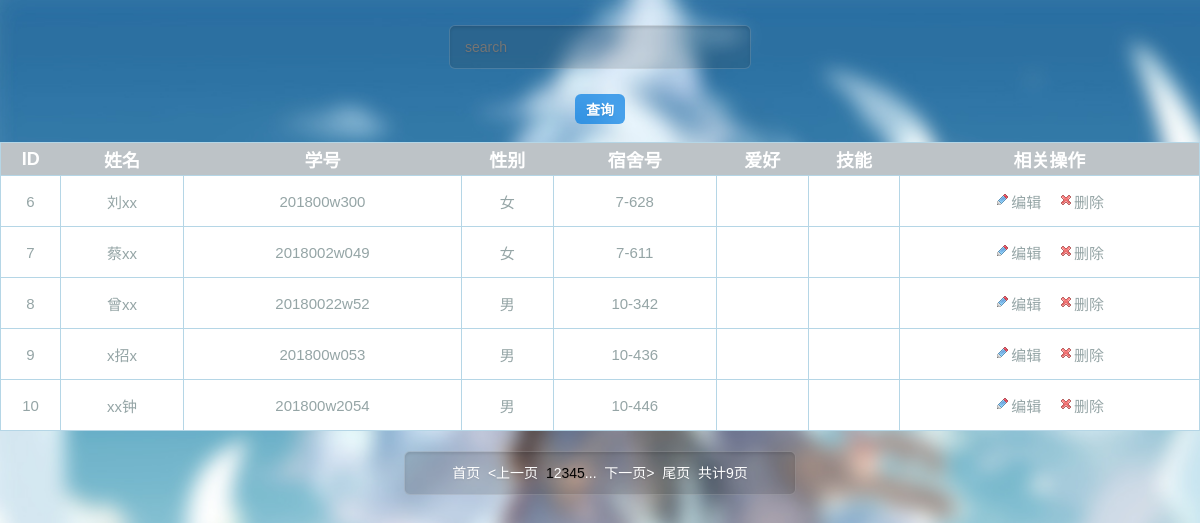
/index_contain/test.php?page=2, run on the app's committed database.
### tables this page shows
CREATE TABLE   students
(
     id 	int   primary key auto_increment,
     s_name 	varchar(300),
     s_num 	varchar(300),
     sex 	varchar(300),
     d_num 	varchar(255),
     s_hb       varchar(255),
     skill      text
)charset=utf8;

### function.php (called while the page is built, shortened)
<?php
function query($sql){
    if($result = mysql_query($sql)){
        return $result;
    }else{
        echo 'SQL执行失败<br>';
        echo '错误的SQL为：'.$sql;
        echo '错误代码为：'.mysql_errno();
        echo '错误信息为：'.mysql_error();
        die;
    }
}
function fetchAll($sql){
    if($res = query($sql)){
        $rows = array();
        while($row = mysql_fetch_array($res)){
            $rows[] = $row;
        }
        return($rows);
    }else{
        return false;
    }
}

### index_contain/index_html.php (the view, shortened to what this page needs)
<!doctype html>
<html>
 <head>
  <link type="text/css" rel="stylesheet" href="../CSS/index_html.css">
 </head>
 <body>
	<form action="../index_contain/test.php" method="post">
		<div class="box">
                    <div class="search">
                    <input type="text" placeholder="search" name="s_name">
                </div>
                    <button class="in_ser"type="submit" >查询</button>
                        <br>
                <br/>
                <div class="content">
		<table border="1">
			<tr>
                            <th width="5%"><a href="../index_contain/test.php?order=id&sort=<?php echo ($order = 'id') ? $sort : 'desc' ?> ">ID</a></th>
				<th>姓名</th>
                                <th><a href="../index_contain/test.php?order=s_num&sort=<?php echo ($order = 's_num') ? $sort : 'desc' ?> ">学号</a></th>
				<th>性别</th><th>宿舍号</th>
                                <th>爱好</th>
                                <th>技能</th>
				<th width="25%">相关操作</th>
			</tr>
			<?php if(!empty($students_info)){ ?>
			<?php foreach($students_info as $row){ ?>
			<tr>
				 <td><?php echo $row['id']; ?></td>
				 <td><?php echo $row['s_name']; ?></td>
				 <td><?php echo $row['s_num']; ?></td>
				 <td><?php echo $row['sex']; ?></td>
				 <td><?php echo $row['d_num']; ?></td>
                                 <td><?php echo $row['s_hb']; ?></td>
                                  <td><?php echo $row['skill']; ?></td>
				 <td>
					<div align="center">
						<span>
                                                    <img  src="../images/edt.gif" width="16" height="16" /><a class="up_a" href="<?php echo '../stu_update/update.php?id='.$row['id'] ?>">编辑</a>&nbsp; &nbsp;
							<a class="up_a" href="<?php echo './del.php?id='.$row['id'] ?>"><img  src="../images/del.gif" width="16" height="16" />删除</a>
						</span>
					</div>
				</td>
			</tr>
			<?php } ?>
			<?php }else{ ?>
			<tr><td colspan="7">查询的结果不存在！</td></tr>
			<?php } ?>
		</table>
                     </div>
                <div class="page_div">
                    <div class="page"><?php echo $page_banner; ?></div>
                </div>
        </div>
        </form>
 </body>
</html>

### CSS/index_html.css (style rules this page uses)
body { background-image: url("../images/201_1.jpg");margin:0;padding:0;background-attachment: fixed;background-size: cover; text-align: center;background-repeat: no-repeat; }
.box { width: 100%;text-align: center; }
.box table { margin: 0 auto;width:1200px;padding: 20px;border-collapse:collapse;font-size:12px;border:1px solid #B5D6E6;min-width:460px; }
.box table th,.box table td { height:30px;border:1px solid #B5D6E6;color: #fff;font-family: sans-serif;font-size: 18px; }
.box table th a { color:#fff;font-family: sans-serif;font-size: 18px; }
.box table th { background-color:#bdc3c7;border:none; }
.box table td { background-color:#fff;text-align:center;color: #95a5a6;font-size: 15px;padding: 10px; }
.box a { color:#000;text-decoration:none; }
.box .up_a { color: #95a5a6; }
div.page { margin: 0 auto;width:340px;height:42px;line-height:42px;margin-top: 20px;padding:0 25px;background:#2d2d2d;background:rgba(45,45,45,.15);-moz-border-radius:6px;-webkit-border-radius:6px;border-radius:6px;border:1px solid #3d3d3d;border:1px solid rgba(255,255,255,.15);-moz-box-shadow:0 2px 3px 0 rgba(0,0,0,.1) inset;-webkit-box-shadow:0 2px 3px 0 rgba(0,0,0,.1) inset;box-shadow:0 2px 3px 0 rgba(0,0,0,.1) inset;font-family:"Microsoft YaHei",Helvetica,Arial,sans-serif;font-size:14px;color:#fff;text-shadow:0 1px 2px rgba(0,0,0,.1);-o-transition:all .2s;-moz-transition:all .2s;-webkit-transition:all .2s;-ms-transition:all .2s }
.search input { width:270px;height:42px;line-height:42px;margin-top:25px;padding:0 15px;background:#2d2d2d;background:rgba(45,45,45,.15);-moz-border-radius:6px;-webkit-border-radius:6px;border-radius:6px;border:1px solid #3d3d3d;border:1px solid rgba(255,255,255,.15);-moz-box-shadow:0 2px 3px 0 rgba(0,0,0,.1) inset;-webkit-box-shadow:0 2px 3px 0 rgba(0,0,0,.1) inset;box-shadow:0 2px 3px 0 rgba(0,0,0,.1) inset;font-family:"Microsoft YaHei",Helvetica,Arial,sans-serif;font-size:14px;color:#fff;text-shadow:0 1px 2px rgba(0,0,0,.1);-o-transition:all .2s;-moz-transition:all .2s;-webkit-transition:all .2s;-ms-transition:all .2s }
button { cursor:pointer;margin-top:30px;width:50px;height:30px;margin-top:25px;padding:0; background: rgba(6, 127, 228, 0.71);-moz-border-radius:6px;-webkit-border-radius:6px;border-radius:6px;border:0;-moz-box-shadow:0 15px 30px 0 rgba(255,255,255,.25) inset,0 2px 7px 0 rgba(0,0,0,.2);font-family:"Microsoft YaHei",Helvetica,Arial,sans-serif;font-size:14px;font-weight:700;color:#fff;text-shadow:0 1px 2px rgba(0,0,0,.1);-o-transition:all .2s;-moz-transition:all .2s;-webkit-transition:all .2s;-ms-transition:all .2s }

### data on the page
students: id "6", s_name "刘xx", s_num "201800w300", sex "女", d_num "7-628"
students: id "7", s_name "蔡xx", s_num "2018002w049", sex "女", d_num "7-611"
students: id "8", s_name "曾xx", s_num "20180022w52", sex "男", d_num "10-342"
students: id "9", s_name "x招x", s_num "201800w053", sex "男", d_num "10-436"
students: id "10", s_name "xx钟", s_num "201800w2054", sex "男", d_num "10-446"

### other printed values
$page_banner "..."
$total_pages "9"
